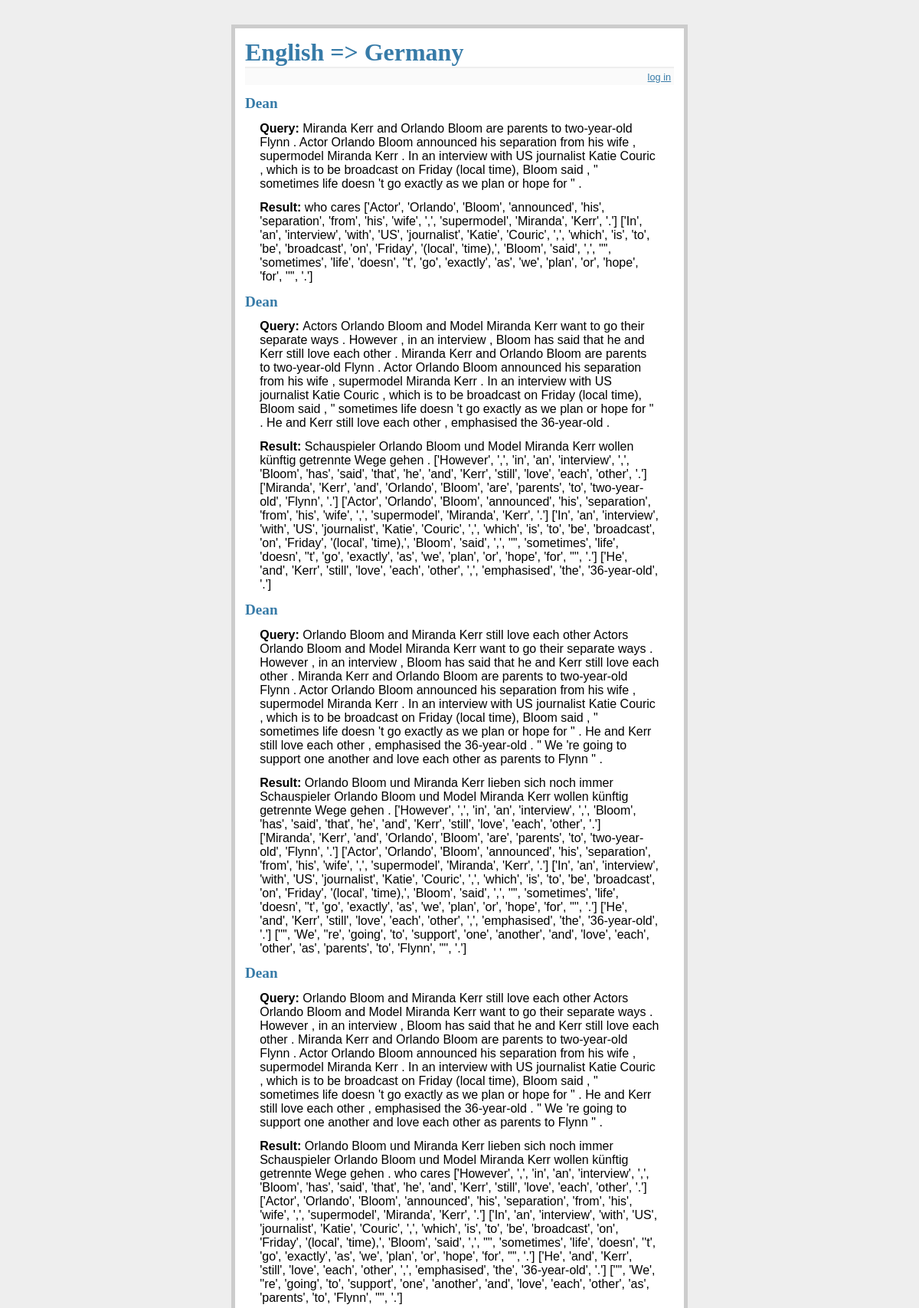
The page / (upper part) on the database its author committed.
### tables this page shows
CREATE TABLE entries (
  id integer primary key autoincrement,
  title text not null,
  query text not null,
  result text
);

### flaskr.py (the view)
@app.route('/')
def show_entries():
	cur = g.db.execute('SELECT title, query, result FROM entries ORDER BY id DESC')
	entries = [dict(title=row[0], query=row[1], result=row[2]) for row in cur.fetchall()]
	return render_template('show_entries.html', entries=entries)

### flaskr.py (called while the page is built)
def connect_db():
	return sqlite3.connect(app.config['DATABASE'])

@app.before_request
def before_request():
    g.db = connect_db()
    g.db.text_factory = str

@app.teardown_request
def teardown_request(exception):
	db = getattr(g, 'db', None)
	if db is not None:
		db.close()

### templates/show_entries.html (shortened to what this page needs)
{% extends "layout.html" %}
{% block body %}
  <ul class=entries>
  {% for entry in entries %}
    <li><h2>{{ entry.title }}</h2>
    <li><strong>Query: </strong>{{ entry.query|safe }}
    <li><strong>Result: </strong>{{ entry.result|safe }}
  {% else %}
    <li><em>Unbelievable.  No entries here so far</em>
  {% endfor %}
  </ul>
{% endblock %}

### templates/layout.html (shortened to what this page needs)
<!doctype html>
<link rel=stylesheet type=text/css href="{{ url_for('static', filename='style.css') }}">
<div class=page>
  <h1>English => Germany</h1>
  <div class=metanav>
  {% if not session.logged_in %}
    <a href="{{ url_for('login') }}">log in</a>
  {% else %}
    <a href="{{ url_for('logout') }}">log out</a>
  {% endif %}
  </div>
  {% block body %}{% endblock %}
</div>

### static/style.css (style rules this page uses)
a, h1, h2 { color: #377ba8; }
h1, h2 { font-family: 'Georgia', serif; margin: 0; }
h1 { border-bottom: 2px solid #eee; }
h2 { font-size: 1.2em; }
.page { margin: 2em auto; width: 35em; border: 5px solid #ccc; padding: 0.8em; background: white; }
.entries { list-style: none; margin: 0; padding: 0; }
.entries li { margin: 0.8em 1.2em; }
.entries li h2 { margin-left: -1em; }
.metanav { text-align: right; font-size: 0.8em; padding: 0.3em; margin-bottom: 1em; background: #fafafa; }

### rows shown on the page
entries: title "Dean", query "Miranda Kerr and Orlando Bloom are parents to two-year-old Flynn . Actor Orlando Bloom announced his separation from his wife , supermodel Miranda Kerr . In an interview with US journalist Katie Couric , which is to be broadcast on Friday (local time), Bloom said , \" sometimes life doesn 't go exactly as we plan or hope for \" .", result "who cares ['Actor', 'Orlando', 'Bloom', 'announced', 'his', 'separation', 'from', 'his', 'wife', ',', 'supermodel', 'Miranda', 'Kerr', '.'] ['In', 'an', 'interview', 'with', 'US', 'journalist', 'Katie', 'Couric', ',', 'which', 'is', 'to', 'be', 'broadcast', 'on', 'Friday', '(local', 'time),', 'Bloom', 'said', ',', '\"', 'sometimes', 'life', 'doesn', ''t', 'go', 'exactly', 'as', 'we', 'plan', 'or', 'hope', 'for', '\"', '.']"
entries: title "Dean", query "Actors Orlando Bloom and Model Miranda Kerr want to go their separate ways . However , in an interview , Bloom has said that he and Kerr still love each other . Miranda Kerr and Orlando Bloom are parents to two-year-old Flynn . Actor Orlando Bloom announced his separation from his wife , supermodel Miranda Kerr . In an interview with US journalist Katie Couric , which is to be broadcast on Friday (local time), Bloom said , \" sometimes life doesn 't go exactly as we plan or hope for \" . He and Kerr still love each other , emphasised the 36-year-old .", result "Schauspieler Orlando Bloom und Model Miranda Kerr wollen künftig getrennte Wege gehen . ['However', ',', 'in', 'an', 'interview', ',', 'Bloom', 'has', 'said', 'that', 'he', 'and', 'Kerr', 'still', 'love', 'each', 'other', '.'] ['Miranda', 'Kerr', 'and', 'Orlando', 'Bloom', 'are', 'parents', 'to', 'two-year-old', 'Flynn', '.'] ['Actor', 'Orlando', 'Bloom', 'announced', 'his', 'separation', 'from', 'his', 'wife', ',', 'supermodel', 'Miranda', 'Kerr', '.'] ['In', 'an', 'interview', 'with', 'US', 'journalist', 'Katie', 'Couric', ',', 'which', 'is', 'to', 'be', 'broadcast', 'on', 'Friday', '(local', 'time),', 'Bloom', 'said', ',', '\"', 'sometimes', 'life', 'doesn', ''t', 'go', 'exactly', 'as',…"
entries: title "Dean", query "Orlando Bloom and Miranda Kerr still love each other Actors Orlando Bloom and Model Miranda Kerr want to go their separate ways . However , in an interview , Bloom has said that he and Kerr still love each other . Miranda Kerr and Orlando Bloom are parents to two-year-old Flynn . Actor Orlando Bloom announced his separation from his wife , supermodel Miranda Kerr . In an interview with US journalist Katie Couric , which is to be broadcast on Friday (local time), Bloom said , \" sometimes life doesn 't go exactly as we plan or hope for \" . He and Kerr still love each other , emphasised the 36-year-old . \" We 're going to support one another and love each other as parents to Flynn \" .", result "Orlando Bloom und Miranda Kerr lieben sich noch immer Schauspieler Orlando Bloom und Model Miranda Kerr wollen künftig getrennte Wege gehen . ['However', ',', 'in', 'an', 'interview', ',', 'Bloom', 'has', 'said', 'that', 'he', 'and', 'Kerr', 'still', 'love', 'each', 'other', '.'] ['Miranda', 'Kerr', 'and', 'Orlando', 'Bloom', 'are', 'parents', 'to', 'two-year-old', 'Flynn', '.'] ['Actor', 'Orlando', 'Bloom', 'announced', 'his', 'separation', 'from', 'his', 'wife', ',', 'supermodel', 'Miranda', 'Kerr', '.'] ['In', 'an', 'interview', 'with', 'US', 'journalist', 'Katie', 'Couric', ',', 'which', 'is', 'to', 'be', 'broadcast', 'on', 'Friday', '(local', 'time),', 'Bloom', 'said', ',', '\"',…"
entries: title "Dean", query "Orlando Bloom and Miranda Kerr still love each other Actors Orlando Bloom and Model Miranda Kerr want to go their separate ways . However , in an interview , Bloom has said that he and Kerr still love each other . Miranda Kerr and Orlando Bloom are parents to two-year-old Flynn . Actor Orlando Bloom announced his separation from his wife , supermodel Miranda Kerr . In an interview with US journalist Katie Couric , which is to be broadcast on Friday (local time), Bloom said , \" sometimes life doesn 't go exactly as we plan or hope for \" . He and Kerr still love each other , emphasised the 36-year-old . \" We 're going to support one another and love each other as parents to Flynn \" .", result "Orlando Bloom und Miranda Kerr lieben sich noch immer Schauspieler Orlando Bloom und Model Miranda Kerr wollen künftig getrennte Wege gehen . who cares ['However', ',', 'in', 'an', 'interview', ',', 'Bloom', 'has', 'said', 'that', 'he', 'and', 'Kerr', 'still', 'love', 'each', 'other', '.'] ['Actor', 'Orlando', 'Bloom', 'announced', 'his', 'separation', 'from', 'his', 'wife', ',', 'supermodel', 'Miranda', 'Kerr', '.'] ['In', 'an', 'interview', 'with', 'US', 'journalist', 'Katie', 'Couric', ',', 'which', 'is', 'to', 'be', 'broadcast', 'on', 'Friday', '(local', 'time),', 'Bloom', 'said', ',', '\"', 'sometimes', 'life', 'doesn', ''t', 'go', 'exactly', 'as', 'we', 'plan', 'or', 'hope', 'for',…"
